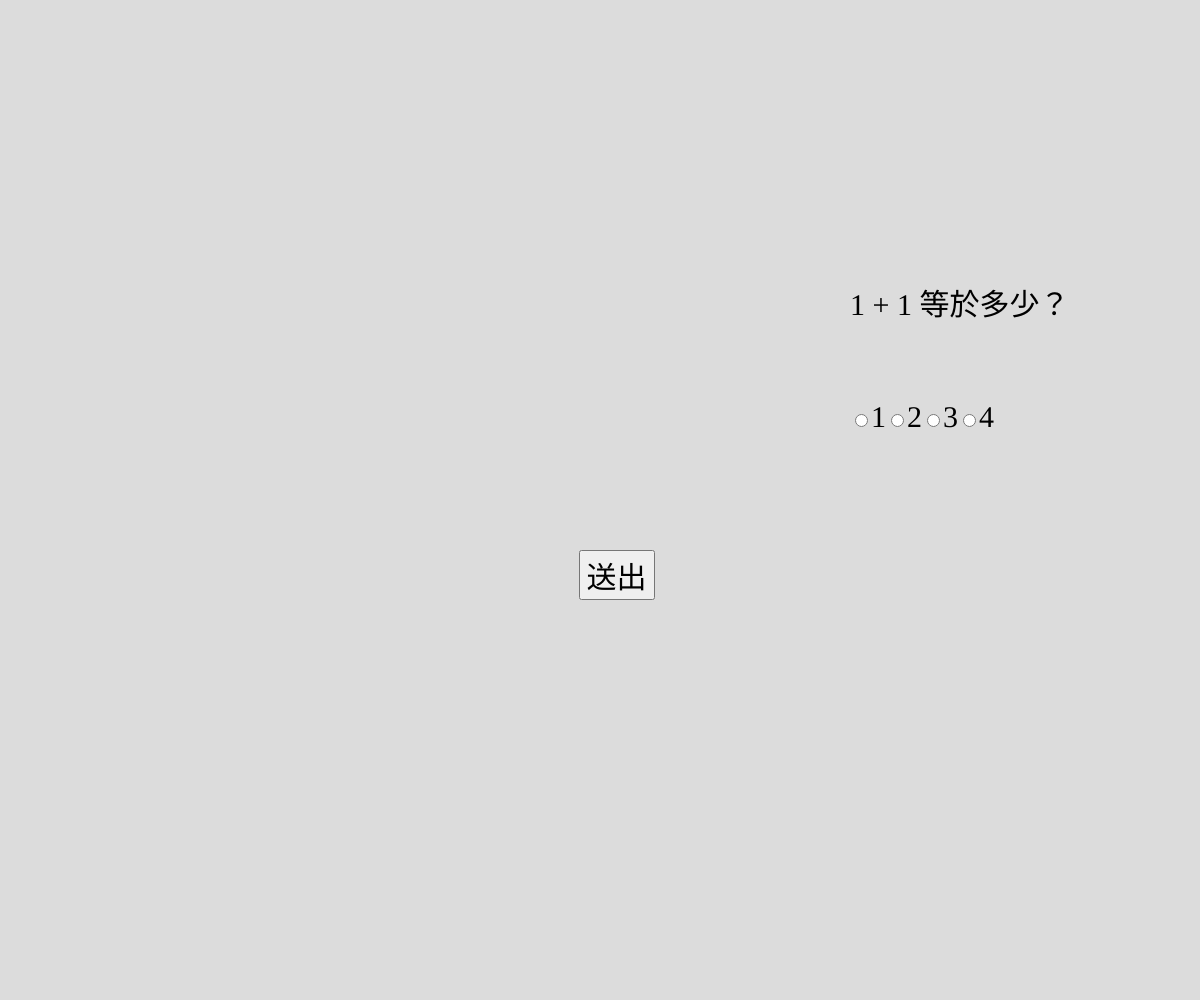
Frame 1 (no input)
Frame 60 (no input): identical to frame 1, image omitted
Frame 120 (the mouse pressed at the canvas centre since frame 60): identical to frame 1, image omitted

The p5.js sketch that drew this single still picture (run headless with seeded random() and noise() and a simulated clock; from frame 60 on, the mouse is pressed at the canvas centre):

// p5.js sketch
// ── sketch.js
let question, radio, submitButton, result;

function setup() {
  createCanvas(windowWidth, windowHeight);
  textSize(30);
  
  question = createP("1 + 1 等於多少？");
  question.style('font-size', '30px');
  question.position(width / 2 - question.width / 2 + 850, height / 2 - 250);
  
  radio = createRadio();
  radio.option('1');
  radio.option('2');
  radio.option('3');
  radio.option('4');
  radio.style('font-size', '30px');
  radio.position(width / 2 - radio.width / 2 + 850, height / 2 - 100);
  
  submitButton = createButton('送出');
  submitButton.style('font-size', '30px');
  submitButton.position(width / 2 - submitButton.width / 2, height / 2 + 50);
  submitButton.mousePressed(checkAnswer);
  
  result = createP('');
  result.style('font-size', '30px');
  result.position(width / 2 - result.width / 2 + 250, height / 2 + 10);
}

function draw() {
  background(220);
}

function checkAnswer() {
  const answer = radio.value();
  if (answer === '2') {
    result.html('對');
  } else {
    result.html('錯');
  }
}

function windowResized() {
  resizeCanvas(windowWidth, windowHeight);
  question.position(width / 2 - question.width / 2 + 850, height / 2 - 250);
  radio.position(width / 2 - radio.width / 2 + 850, height / 2 - 100);
  submitButton.position(width / 2 - submitButton.width / 2, height / 2 + 50);
  result.position(width / 2 - result.width / 2 + 250, height / 2 + 10);
}
